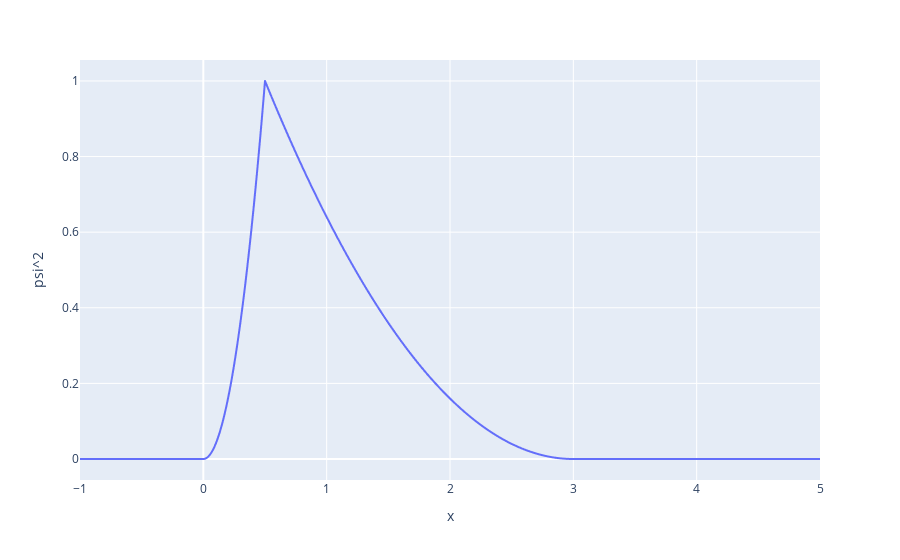

Notebook source saved alongside this figure:
### Markdown cell above
C. Sketch $\left|\psi(x)\right|^2$ as a function of x. (434: 3 pts, 591: 2 pts)

### Code cell
psi_squared_df = psi_df.rename(columns = {'psi':'psi^2'})
psi_squared_df['psi^2'] *= psi_squared_df['psi^2']

px.line(psi_squared_df, x = 'x', y = 'psi^2')

### Figure 1 — Plotly figure (JSON) as saved in the notebook; plotly's stock layout.template omitted (floating-point values rounded to 4 significant figures; data arrays with more than 128 entries replaced by an {"elided": "..."} marker saying what was removed)
{"data": [{"hovertemplate": "x=%{x}<br>psi^2=%{y}<extra></extra>", "legendgroup": "", "line": {"color": "#636efa", "dash": "solid"}, "marker": {"symbol": "circle"}, "mode": "lines", "name": "", "showlegend": false, "x": {"elided": "10000 float values"}, "xaxis": "x", "y": {"elided": "10000 float values"}, "yaxis": "y", "type": "scattergl"}], "layout": {"xaxis": {"anchor": "y", "domain": [0.0, 1.0], "title": {"text": "x"}}, "yaxis": {"anchor": "x", "domain": [0.0, 1.0], "title": {"text": "psi^2"}}, "legend": {"tracegroupgap": 0}, "margin": {"t": 60}}}
